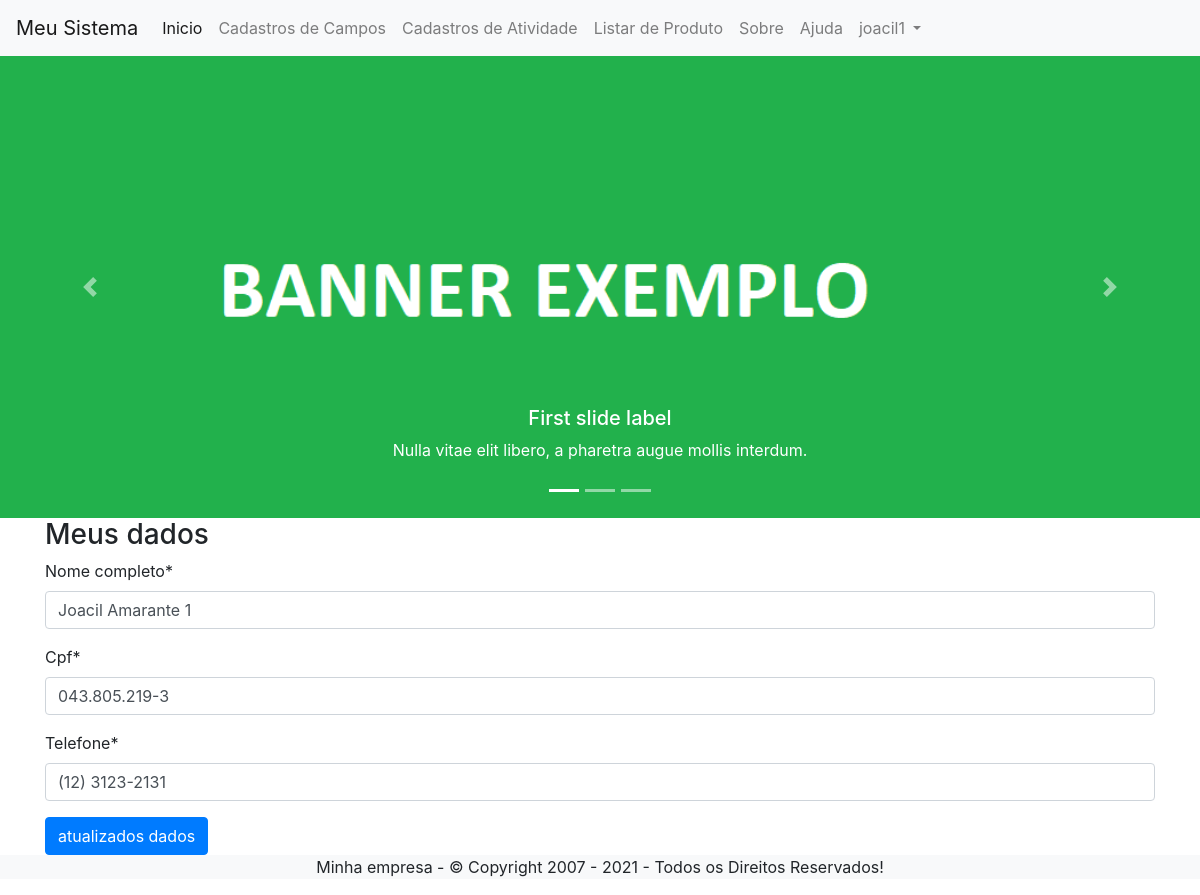
The page /atualizar-dados/ (signed in) on the database as committed earlier.
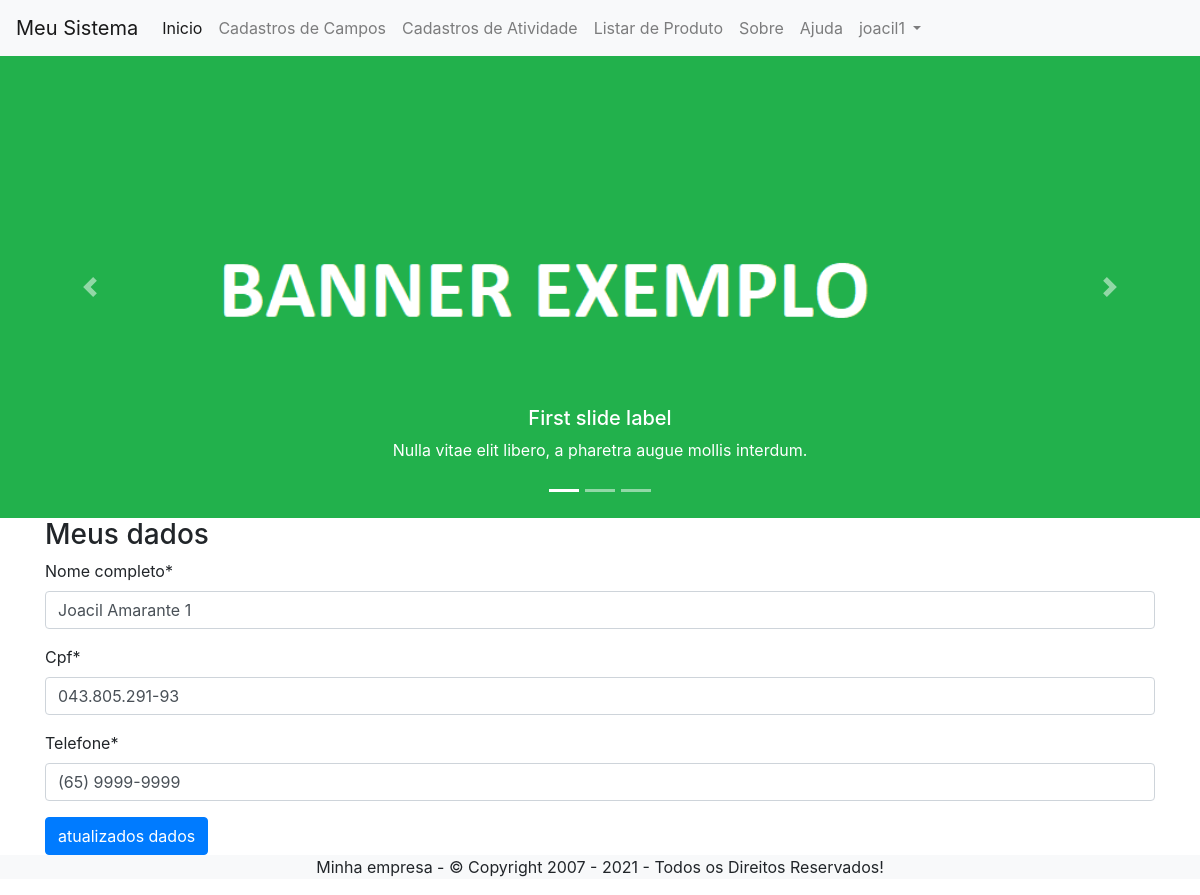
The same page on the database as committed later.
### usuarios/models.py (models this page shows)
class Perfil(models.Model):
    nome_completo = models.CharField(max_length=100, null=True)
    cpf = models.CharField(max_length=14, null=True)
    telefone = models.CharField(max_length=16,null=True)
    usuario = models.OneToOneField(User, on_delete=models.PROTECT)

### usuarios/views.py (the view)
# urls.py: path('atualizar-dados/', PerfilUpdate.as_view(), name='atualizar-dados')
class PerfilUpdate(UpdateView):
    template_name = 'cadastros/form.html'
    model = Perfil
    fields = ['nome_completo', 'cpf', 'telefone']
    success_url = reverse_lazy('index')
    def get_object(self, queryset=None):
        self.object  = get_object_or_404(Perfil, usuario=self.request.user)
        return self.object
    def get_context_data(self, *args, **kwargs):
        context = super().get_context_data(*args, **kwargs)
        context['titulo'] = 'Meus dados'
        context['botao'] = 'atualizados dados'
        return context

### cadastros/templates/cadastros/form.html (shortened to what this page needs)
{% extends 'modelo.html' %}
{% load static %}
{% load crispy_forms_tags %}
{% block conteudo %}
    <h3>{{ titulo }}</h3>
    <form action="" method="POST">
        {{ form|crispy }}
        <button type="submit" class="btn btn-primary">{{ botao }}
        </button>
    </form>
{% endblock %}

### paginas/templates/modelo.html (shortened to what this page needs)
{% load static %}
<!DOCTYPE html>
<html lang="pt-br">
<head>
    <link rel="stylesheet" href="{% static 'css/bootstrap.min.css' %}">
    <link rel="stylesheet" type="text/css" href="https://cdn.datatables.net/v/bs4/dt-1.11.3/datatables.min.css"/>
</head>
<body>
    {% block menu %}
    <nav class="navbar navbar-expand-lg navbar-light bg-light">
        <a class="navbar-brand" href="{% url 'index' %}">Meu Sistema</a>
        <div class="collapse navbar-collapse" id="navbarNavDropdown">
          <ul class="navbar-nav">
            <li class="nav-item active">
              <a class="nav-link" href="{% url 'index' %}">Inicio <span class="sr-only">(current)</span></a>
            </li>
            <li class="nav-item">
              <a class="nav-link" href="{% url 'listar-campo' %}">Cadastros de Campos</a>
            </li>
            <li class="nav-item">
              <a class="nav-link" href="{% url 'listar-atividade' %}">Cadastros de Atividade</a>
            </li>
            <li class="nav-item">
              <a class="nav-link" href="{% url 'listar-produto' %}">Listar de Produto</a>
            </li>
            <li class="nav-item">
              <a class="nav-link" href="{% url 'sobre' %}">Sobre</a>
            </li>
            <li class="nav-item">
              <a class="nav-link" href="#">Ajuda</a>
            </li>
            {% if request.user.is_authenticated %}
            <li class="nav-item dropdown">
              <a class="nav-link dropdown-toggle" href="#" id="navbarDropdownMenuLink" data-toggle="dropdown" aria-haspopup="true" aria-expanded="false">
                {{ request.user }}
              </a>
            </li>
            {% endif %}
          </ul>
        </div>
      </nav>
    {% endblock %}
    {% block banner_topo %}
    <div class="bd-example">
      <div id="carouselExampleCaptions" class="carousel slide" data-ride="carousel">
        <ol class="carousel-indicators">
          <li data-target="#carouselExampleCaptions" data-slide-to="0" class="active"></li>
          <li data-target="#carouselExampleCaptions" data-slide-to="1"></li>
          <li data-target="#carouselExampleCaptions" data-slide-to="2"></li>
        </ol>
        <div class="carousel-inner">
          <div class="carousel-item active">
            <img src="{% static 'img/banner.png' %}" class="d-block w-100" alt="...">
            <div class="carousel-caption d-none d-md-block">
              <h5>First slide label</h5>
              <p>Nulla vitae elit libero, a pharetra augue mollis interdum.</p>
            </div>
          </div>
        </div>
        <a class="carousel-control-prev" href="#carouselExampleCaptions" role="button" data-slide="prev">
          <span class="carousel-control-prev-icon" aria-hidden="true"></span>
        </a>
        <a class="carousel-control-next" href="#carouselExampleCaptions" role="button" data-slide="next">
          <span class="carousel-control-next-icon" aria-hidden="true"></span>
        </a>
      </div>
    </div>
    {% endblock %}
    <div class="container">
        {% block conteudo %}{% endblock %}
    </div>
    {% block rodape %}
        <div class="bg-light">
           <p align="center">Minha empresa - © Copyright 2007 - 2021 - Todos os Direitos Reservados!</p>
        </div>
    {% endblock %}
</body>
</html>

Rows that differ between the two databases and show on the page:
changed Perfil "Joacil Amarante 1": cpf "043.805.219-3" → "043.805.291-93"; telefone "(12) 3123-2131" → "(65) 9999-9999"
